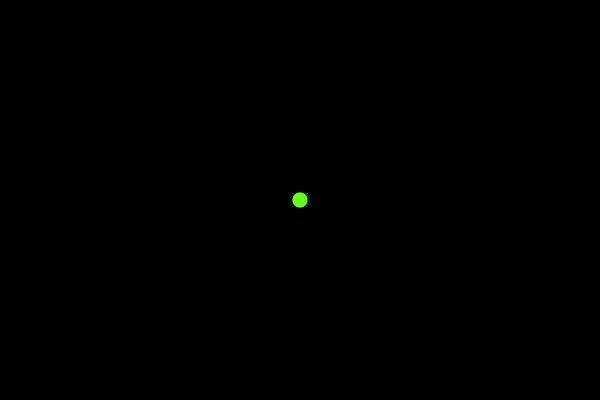
Frame 1 (no input)
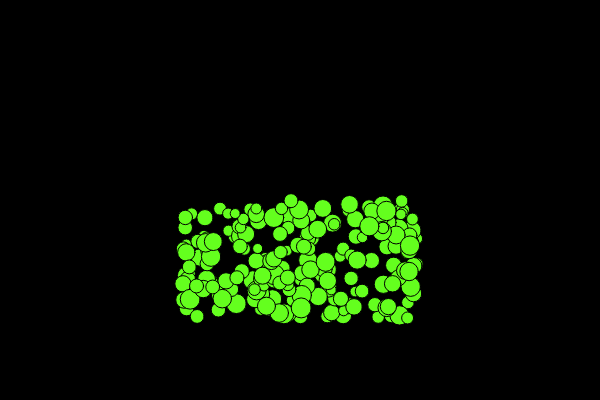
Frame 60 (no input)
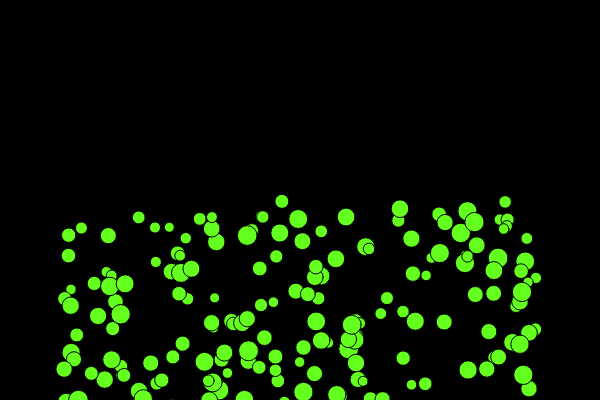
Frame 120 (the mouse pressed at the canvas centre since frame 60)

The p5.js sketch that drew these frames (run headless with seeded random() and noise() and a simulated clock; from frame 60 on, the mouse is pressed at the canvas centre):

// p5.js sketch
// ── sketch.js
// p5 03
// Ira Greenberg, 2016

//var x, y, spdX, spdY;
var count = 200;
var pos = [];
var spd = [];
var radii = [];

function setup(){
	createCanvas(600, 400);
	for(var i=0; i<count; i++){
		pos.push(new p5.Vector(width/2, height/2));
		spd.push(new p5.Vector(-2+Math.random()*4, Math.random()*2));
		radii.push(random(5, 10));
	}
	//console.log(pos);
}

function draw(){
	background(0);
	fill(100, 255, 30);

	for(var i=0; i<count; i++){
		ellipse(pos[i].x, pos[i].y, radii[i]*2, radii[i]*2);
		pos[i].x += spd[i].x;
		pos[i].y += spd[i].y;
		//checkCollisions();
	}
}

	// function checkCollisions(){
	// 	if (x > width - radius) {
	// 		spdX *= -1;
	// 	} else if (x < radius) {
	// 		spdX *= -1;
	// 	}

	// 	if (y > height - radius) {
	// 		spdY *= -1;
	// 	} else if (y < radius) {
	// 		spdY *= -1;
	// 	}
	// }
